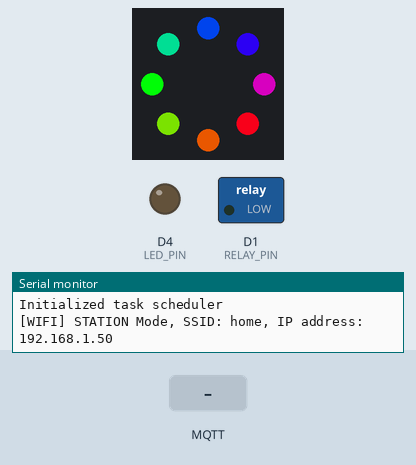
The sketch below on a simulated ESP8266 (NodeMCU). Shown: 8 RGB LEDs in a ring, first at the top, clockwise, switched loads named in the sketch (green lamp = pin HIGH), output pins drawn as LEDs (lit = HIGH), the last lines printed to the serial monitor. Dashed ring = blinking. The test bench sets the inputs (shaded band). WiFi joins after 1.5 s; servers stay silent unless stated; network time is answered at once with the bench clock; the local clock reads 2024-03-15 10:24:30 at power-on unless the sketch sets it; no MQTT or app messages arrive unless stated.

Above: at 1.9 s.
At 3.4 s:
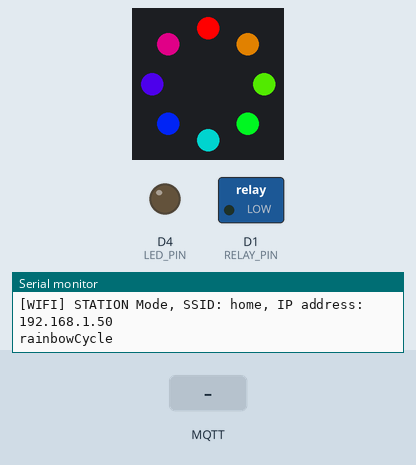
9.6 s: MQTT message "v1" arrives on the first subscribed topic
At 10.7 s:
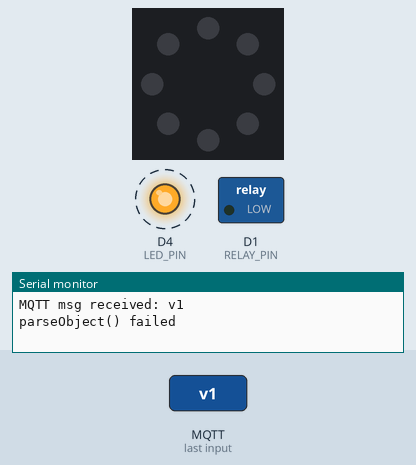
11.3 s: MQTT message "porta-open" arrives on the first subscribed topic
12.8 s: MQTT message "true" arrives on the first subscribed topic
Timing chart, 0 to 20.3 s (numbered marks = the images above; inputs shaded):
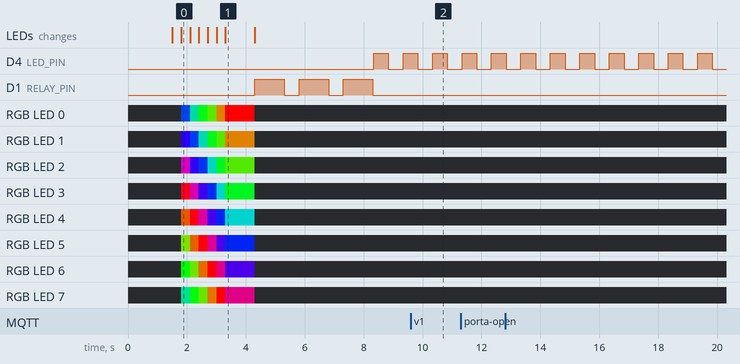

Measured:
- by itself, D4 (LED_PIN): alternates HIGH for 0.50 s and LOW for 0.50 s
- what the display in image 1 shows lasts 1.0 s, from 3.3 s to 4.3 s

The sketch:

iot.ino
```cpp
// (licence header left out)
//If you use double quotes for your #include rather than angle brackets it will look locally

//TaskScheduler defintions
//#define _TASK_SLEEP_ON_IDLE_RUN // Enable 1 ms SLEEP_IDLE powerdowns between tasks if no callback methods were invoked during the pass
//#define _TASK_STATUS_REQUEST  // Compile with support for StatusRequest functionality - triggering tasks on status change events in addition to time only
#define _TASK_TIMECRITICAL // Support for layered scheduling priority

//global includes
#include "config.h"
#include <WiFiManager.h> //https://github.com/tzapu/WiFiManager

#ifdef USE_ESP32
  //#include <WiFi.h>
#endif
#ifdef USE_ESP8266
  //#include <ESP8266WiFi.h>
#endif

#include <TaskScheduler.h>

//local includes
#include "mqtt_com.h"
#include "web_time.h"

int ledVal = 0; // variable to store the read value

// Prototypes
void wifiSetup();

// Callback methods prototypes
void ledCallback();
void initCallback();

//Tasks runner
Scheduler runner;

//Tasks
//Task( unsigned long aInterval, long aIterations, TaskCallback aCallback, Scheduler* aScheduler, bool aEnable, TaskOnEnable aOnEnable, TaskOnDisable aOnDisable )
Task taskLed       (  500, TASK_FOREVER, &ledCallback              , &runner, true);
Task taskMQTTRec   (  100, TASK_FOREVER, &mqttcom_handleClient     , &runner, false); //fast receive
Task taskWebTime   ( 1000, TASK_ONCE   , &webtime_handle           , &runner, false); //NTP web time

//~~~~~~~~~~~~~~~~~~~~~~~~~~~~~~~~~~~~~~~~~~~~~~~~~~~~~~~~~~~~~~~~~~~~~~~~~~~
void setup() {
  pinMode(LED_PIN, OUTPUT); //set LED_PIN as output

  //init serial communication
  USESERIAL.begin(SERIALSPEED);
  USESERIAL.println("booting");

  runner.startNow(); // set point-in-time for scheduling start
  USESERIAL.println("Initialized task scheduler");

  //init wifi
  wifiSetup();

  //MQTT Mosquitto Setup
  mqttcom_setup();

  webtime_setup();

  taskMQTTRec.enable();
  taskWebTime.enable();
  USESERIAL.println("all tasks initialized successfully");
}
//~~~~~~~~~~~~~~~~~~~~~~~~~~~~~~~~~~~~~~~~~~~~~~~~~~~~~~~~~~~~~~~~~~~~~~~~~~~
void loop() {
  runner.execute(); //run tasks
  mqttcom_handleClient(); //debug
}
//~~~~~~~~~~~~~~~~~~~~~~~~~~~~~~~~~~~~~~~~~~~~~~~~~~~~~~~~~~~~~~~~~~~~~~~~~~~
void ledCallback() {
  ledVal = digitalRead(LED_PIN); //LED_OFF / LED_ON
  digitalWrite(LED_PIN, !ledVal); //builtin LED ON (inverse logic sign for PIN 2)
}
//~~~~~~~~~~~~~~~~~~~~~~~~~~~~~~~~~~~~~~~~~~~~~~~~~~~~~~~~~~~~~~~~~~~~~~~~~~~
// Wifi
//~~~~~~~~~~~~~~~~~~~~~~~~~~~~~~~~~~~~~~~~~~~~~~~~~~~~~~~~~~~~~~~~~~~~~~~~~~~
void wifiSetup() {
  //WiFiManager
  //Local intialization. Once its business is done, there is no need to keep it around
  WiFiManager wifiManager;
  //reset saved settings
  //wifiManager.resetSettings();

  //Connect
  wifiManager.autoConnect(MY_HOSTNAME);

  //Connected!
  Serial.printf("[WIFI] STATION Mode, SSID: %s, IP address: %s\n", WiFi.SSID().c_str(), WiFi.localIP().toString().c_str());
}
//~~~~~~~~~~~~~~~~~~~~~~~~~~~~~~~~~~~~~~~~~~~~~~~~~~~~~~~~~~~~~~~~~~~~~~~~~~~
```

mqtt_com.h
```cpp
#include <config.h>
#include <Time.h>
#include <TimeLib.h>
#include <ArduinoJson.h>
#include <PubSubClient.h> // Import the PubSubClient Library

#ifdef USE_ESP32
  #include <WiFi.h>
  #include <ESPmDNS.h>
#endif
#ifdef USE_ESP8266
  #include <ESP8266WiFi.h>
  #include <ESP8266mDNS.h>
#endif

typedef void (*mqttclient_datacallback) (String topic, String message);

//Prototypes
void mqttcom_setup();
void mqttcom_handleClient();

//private
void mqttclient_setup();
void mqttclient_handle();
void mqttclient_setCallback(mqttclient_datacallback cb);
void initMQTT();
void mqttcom_callback(String topic, String msg);

//~~~~~~~~~~~~~~~~~~~~~~~~~~~~~~~~~~~~~~~~~~~~~~~~~~~~~~~~~~~~~~~~~~~~~~~~~~~
void mqttcom_setup() {
    initMQTT();
    sensors_Setup();
}
//~~~~~~~~~~~~~~~~~~~~~~~~~~~~~~~~~~~~~~~~~~~~~~~~~~~~~~~~~~~~~~~~~~~~~~~~~~~
void initMQTT() {
  mqttclient_setup();
  mqttclient_setCallback(mqttcom_callback);
}
//~~~~~~~~~~~~~~~~~~~~~~~~~~~~~~~~~~~~~~~~~~~~~~~~~~~~~~~~~~~~~~~~~~~~~~~~~~~
void mqttcom_callback(String topic, String msg) {
    USESERIAL.print("MQTT topic received: ");
    USESERIAL.println(topic);

    //if(strcmp(topic, SUBSCRIBE_COMMANDS) == 0) {
    if (topic == SUBSCRIBE_COMMANDS) {
        USESERIAL.print("MQTT msg received: ");
        USESERIAL.println(msg);

        // -----------------------------------------------
        // JSON message
        // -----------------------------------------------
        StaticJsonBuffer<200> jsonBuffer; // Memory pool for JSON object tree.
        JsonObject& jsonRoot = jsonBuffer.parseObject(msg);

        // Test if parsing succeeds.
        if (!jsonRoot.success()) {
          USESERIAL.println("parseObject() failed");
          return;
        }

        // Fetch values.
        //
        // Most of the time, you can rely on the implicit casts.
        // In other case, you can do root["time"].as<long>();
        const char* appMsgCmd = jsonRoot["cmd"];
        const char* appMsgValue = jsonRoot["value"];

        // message command format:
        // {"cmd": "", "value": ""}
        // -----------------------------------------------
        bool varBool = false;

        if (String(appMsgCmd) == "porta-open") {
          varBool = ( String(appMsgValue) == "true" );
          relay_Power(varBool);
        } else if (String(appMsgCmd) == "leds-on") {
          varBool = ( String(appMsgValue) == "true" );
          ledRing_Power(varBool);
        }
    }
}
//~~~~~~~~~~~~~~~~~~~~~~~~~~~~~~~~~~~~~~~~~~~~~~~~~~~~~~~~~~~~~~~~~~~~~~~~~~~
// main program
void mqttcom_handleClient() {
  mqttclient_handle();
}
//~~~~~~~~~~~~~~~~~~~~~~~~~~~~~~~~~~~~~~~~~~~~~~~~~~~~~~~~~~~~~~~~~~~~~~~~~~~


WiFiClient espClient; // Creates the espClient object
PubSubClient MQTT(espClient); // Instantiate the MQTT Client by passing the espClient object
mqttclient_datacallback returnCb;

//~~~~~~~~~~~~~~~~~~~~~~~~~~~~~~~~~~~~~~~~~~~~~~~~~~~~~~~~~~~~~~~~~~~~~~~~~~~
void mqttclient_setCallback(mqttclient_datacallback cb) {
  returnCb = cb;
}
//~~~~~~~~~~~~~~~~~~~~~~~~~~~~~~~~~~~~~~~~~~~~~~~~~~~~~~~~~~~~~~~~~~~~~~~~~~~
void data_callback(char* topic, byte* payload, unsigned int length) {
  String msg;
  String strTopic = String((char*)topic);

  USESERIAL.print("MQTT topic received: ");
  USESERIAL.println(strTopic);

  if(strTopic == SUBSCRIBE_COMMANDS) {
      //get the payload string received
      for(int i = 0; i < length; i++) {
         char c = (char)payload[i];
         msg += c;
      }

      returnCb(strTopic, msg);
  }
}
//~~~~~~~~~~~~~~~~~~~~~~~~~~~~~~~~~~~~~~~~~~~~~~~~~~~~~~~~~~~~~~~~~~~~~~~~~~~
void mqttclient_setup() {
  MQTT.setServer(BROKER_MQTT, BROKER_PORT); //informs which broker and port should be connected
  MQTT.setCallback(data_callback);    //assigns callback function (called function when any information of one of the subscript topics arrives)
}
//~~~~~~~~~~~~~~~~~~~~~~~~~~~~~~~~~~~~~~~~~~~~~~~~~~~~~~~~~~~~~~~~~~~~~~~~~~~
void reconnectMQTT() {
  while (!MQTT.connected()) {
    USESERIAL.print("* Attempting to connect to the MQTT Broker: ");
    USESERIAL.println(BROKER_MQTT);

    if (MQTT.connect(ID_MQTT, BROKER_USER, BROKER_PWD)) {
        USESERIAL.println("Successfully connected to MQTT broker!");
        MQTT.subscribe(SUBSCRIBE_COMMANDS);
    } else {
        USESERIAL.println("Failed to reconnect to broker.");
        USESERIAL.println("There will be a new connection attempt in 2s");
        delay(2000);
    }
  }
}
//~~~~~~~~~~~~~~~~~~~~~~~~~~~~~~~~~~~~~~~~~~~~~~~~~~~~~~~~~~~~~~~~~~~~~~~~~~~
void CheckConnMQTT(void) {
  if (!MQTT.connected())
    reconnectMQTT(); //if there is no connection to the Broker, the connection is redone
}
//~~~~~~~~~~~~~~~~~~~~~~~~~~~~~~~~~~~~~~~~~~~~~~~~~~~~~~~~~~~~~~~~~~~~~~~~~~~
//~~~~~~~~~~~~~~~~~~~~~~~~~~~~~~~~~~~~~~~~~~~~~~~~~~~~~~~~~~~~~~~~~~~~~~~~~~~
// main program
void mqttclient_handle() {
  //ensures WiFi connections and MQTT broker operation
  CheckConnMQTT();

  //keep-alive da comunicação com broker MQTT
  MQTT.loop();
}
//~~~~~~~~~~~~~~~~~~~~~~~~~~~~~~~~~~~~~~~~~~~~~~~~~~~~~~~~~~~~~~~~~~~~~~~~~~~
```

sensors_board.h
```cpp
#include <config.h>

// ----------------------------------------------
//mapping pinout GPIO - NodeMcu v3 / D1 Mini
#define ADC0  00 //Analog Pin 0
#define D0    16 //User / Wake // [NOTE: DON'T USE PIN 16 FOR NEOPIXELS]
#define D1    05 //~PWM //I2C - SCL
#define D2    04 //~PWM //I2C - SDA //D1 Mini - const BUILTIN_LED
#define D3    00 //~PWM //Flash
#define D4    02 //~PWM //TXD1 //NodeMcu v3 - LED_PIN
#define D5    14 //~PWM //SPI - SCK
#define D6    12 //~PWM //SPI - MISO
#define D7    13 //~PWM //SPI - MOSI //RXD2
#define D8    15 //~PWM //SPI - SS   //TXD2
#define D9    03 //~PWM //RXD0
#define D10   01 //~PWM //TXD0
//NodeMcu v3
#define SD3   10 //SDD3
#define SD2   09 //SDD2

#define LED_OFF HIGH
#define LED_ON  LOW

#define RELAY_OFF LOW
#define RELAY_ON  HIGH

//LED_PIN = (D4) - NodeMcu v3 / (D2) - D1 Mini (const BUILTIN_LED)
#ifdef BOARD_NODEMCU
  #define LED_PIN      D4

  #define RELAY_PIN    D1
  #define LED_RING_PIN D2
#endif
#ifdef BOARD_D1_MINI
  #define LED_PIN      D2

  #define RELAY_PIN    D1
  #define LED_RING_PIN D3
#endif

#define RELAY_PIN    D1
#define LED_RING_PIN D2
// ----------------------------------------------

#define LED_RING_NUM_LEDS   8


#include <Adafruit_NeoPixel.h>

// Parameter 1 = number of pixels in strip
// Parameter 2 = pin number (most are valid)
// Parameter 3 = pixel type flags, add together as needed:
//   NEO_KHZ800  800 KHz bitstream (most NeoPixel products w/WS2812 LEDs)
//   NEO_KHZ400  400 KHz (classic 'v1' (not v2) FLORA pixels, WS2811 drivers)
//   NEO_GRB     Pixels are wired for GRB bitstream (most NeoPixel products)
//   NEO_RGB     Pixels are wired for RGB bitstream (v1 FLORA pixels, not v2)
//   NEO_GRBW
//   NEO_RGBW
// Adafruit_NeoPixel strip = Adafruit_NeoPixel(LED_RING_NUM_LEDS, LED_RING_PIN, NEO_GRBW + NEO_KHZ800);
Adafruit_NeoPixel strip = Adafruit_NeoPixel(LED_RING_NUM_LEDS, LED_RING_PIN, NEO_GRB + NEO_KHZ800);

//prototypes
void sensors_Setup();
void relay_Power(bool onOff);
void ledRing_Power(bool onOff);

//private
void relay_setup();
void ledstrip_setup();

//~~~~~~~~~~~~~~~~~~~~~~~~~~~~~~~~~~~~~~~~~~~~~~~~~~~~~~~~~~~~~~~~~~~~~~~~~~~
void sensors_Setup() {
  pinMode(RELAY_PIN, OUTPUT); //set RELAY_PIN as output
  digitalWrite(RELAY_PIN, RELAY_OFF);

  //pinMode(LED_RING_PIN, OUTPUT);
  //digitalWrite(LED_RING_PIN, RELAY_OFF);

  ledstrip_setup();
  relay_setup();
}
//~~~~~~~~~~~~~~~~~~~~~~~~~~~~~~~~~~~~~~~~~~~~~~~~~~~~~~~~~~~~~~~~~~~~~~~~~~~
void relay_Power(bool onOff) {
/*  if (onOff == true) {
    //USESERIAL.println("RELAY_ON");
    digitalWrite(RELAY_PIN, RELAY_ON);
  } else {
    //USESERIAL.println("RELAY_OFF");
    digitalWrite(RELAY_PIN, RELAY_OFF);
  } */

  digitalWrite(RELAY_PIN, RELAY_ON);
  delay(1000); //wait 1s for power off
  digitalWrite(RELAY_PIN, RELAY_OFF);
}
//~~~~~~~~~~~~~~~~~~~~~~~~~~~~~~~~~~~~~~~~~~~~~~~~~~~~~~~~~~~~~~~~~~~~~~~~~~~


//~~~~~~~~~~~~~~~~~~~~~~~~~~~~~~~~~~~~~~~~~~~~~~~~~~~~~~~~~~~~~~~~~~~~~~~~~~~
void relay_setup() {
  //flash relay
  relay_Power(true);
  delay(500);
  relay_Power(true);
  delay(500);
  relay_Power(true);
}
//~~~~~~~~~~~~~~~~~~~~~~~~~~~~~~~~~~~~~~~~~~~~~~~~~~~~~~~~~~~~~~~~~~~~~~~~~~~


//private
void showStrip();
void setPixel(int Pixel, byte red, byte green, byte blue);
void setAll(byte red, byte green, byte blue);

#ifdef __AVR__
  #include <avr/power.h>
#endif

//~~~~~~~~~~~~~~~~~~~~~~~~~~~~~~~~~~~~~~~~~~~~~~~~~~~~~~~~~~~~~~~~~~~~~~~~~~~
// Helper function for rainbows
// Input a value 0 to 255 to get a color value.
// The colours are a transition r - g - b - back to r.
uint32_t Wheel(byte WheelPos) {
  WheelPos = 255 - WheelPos;
  if(WheelPos < 85) {
    return strip.Color(255 - WheelPos * 3, 0, WheelPos * 3);
  }
  if(WheelPos < 170) {
    WheelPos -= 85;
    return strip.Color(0, WheelPos * 3, 255 - WheelPos * 3);
  }
  WheelPos -= 170;
  return strip.Color(WheelPos * 3, 255 - WheelPos * 3, 0);
}
//~~~~~~~~~~~~~~~~~~~~~~~~~~~~~~~~~~~~~~~~~~~~~~~~~~~~~~~~~~~~~~~~~~~~~~~~~~~
void rainbowCycle(uint8_t wait) {
  uint16_t i, j;

  for(j=0; j<256*5; j++) { // 5 cycles of all colors on wheel
    for(i=0; i< strip.numPixels(); i++) {
      strip.setPixelColor(i, Wheel(((i * 256 / strip.numPixels()) + j) & 255));
    }
    strip.show();
    delay(wait);
  }
}
//~~~~~~~~~~~~~~~~~~~~~~~~~~~~~~~~~~~~~~~~~~~~~~~~~~~~~~~~~~~~~~~~~~~~~~~~~~~
void ledstrip_setup() {
  // This is for Trinket 5V 16MHz, you can remove these three lines if you are not using a Trinket
  #if defined (__AVR_ATtiny85__)
    if (F_CPU == 16000000) clock_prescale_set(clock_div_1);
  #endif
  // End of trinket special code

  //strip.setBrightness(BRIGHTNESS); //setBrightness() was intended to be called once, in setup()
  strip.begin();
  strip.show(); // Initialize all pixels to 'off'
  setAll(0, 0, 0); //fix all to empty
  delay(100);
  rainbowCycle(1);//Flash rainbows at the begining
  USESERIAL.println("rainbowCycle");
  delay(1000);
  setAll(0, 0, 0); //fix all to empty
}
//~~~~~~~~~~~~~~~~~~~~~~~~~~~~~~~~~~~~~~~~~~~~~~~~~~~~~~~~~~~~~~~~~~~~~~~~~~~
void showStrip() {
 #ifdef ADAFRUIT_NEOPIXEL_H
   // NeoPixel
   strip.show();
 #endif
 #ifndef ADAFRUIT_NEOPIXEL_H
   // FastLED
   FastLED.show();
 #endif
}
//~~~~~~~~~~~~~~~~~~~~~~~~~~~~~~~~~~~~~~~~~~~~~~~~~~~~~~~~~~~~~~~~~~~~~~~~~~~
void setPixel(int Pixel, byte red, byte green, byte blue) {
 #ifdef ADAFRUIT_NEOPIXEL_H
   // NeoPixel
   strip.setPixelColor(Pixel, strip.Color(red, green, blue));
 #endif
 #ifndef ADAFRUIT_NEOPIXEL_H
   // FastLED
   leds[Pixel].r = red;
   leds[Pixel].g = green;
   leds[Pixel].b = blue;
   //leds[Pixel].w = white;
 #endif
}
//~~~~~~~~~~~~~~~~~~~~~~~~~~~~~~~~~~~~~~~~~~~~~~~~~~~~~~~~~~~~~~~~~~~~~~~~~~~
void setAll(byte red, byte green, byte blue) {
  for(int i = 0; i < LED_RING_NUM_LEDS; i++ ) {
    setPixel(i, red, green, blue);
  }
  showStrip();
}
//~~~~~~~~~~~~~~~~~~~~~~~~~~~~~~~~~~~~~~~~~~~~~~~~~~~~~~~~~~~~~~~~~~~~~~~~~~~
void ledRing_Power(bool onOff) {
/*  if (onOff) {
    USESERIAL.println("ligando luz branca");
    setAll(0, 0, 0); //clear all
  } else {
    USESERIAL.println("desligando tudo");
    setAll(0, 0, 0);
  } */
  setAll(0, 0, 0); //fix all to empty
  delay(100);
  rainbowCycle(1);//Flash rainbows at the begining
  delay(1000);
  setAll(0, 0, 0); //fix all to empty
}
//~~~~~~~~~~~~~~~~~~~~~~~~~~~~~~~~~~~~~~~~~~~~~~~~~~~~~~~~~~~~~~~~~~~~~~~~~~~
```

web_time.h
```cpp
//If you use double quotes for your #include rather than angle brackets it will look locally
#include <config.h>
#include <WiFiUdp.h>
#include <NTPClient.h>

//prototypes
void webtime_setup();
void webtime_handle();
void webtime_forceUpdate();

//~~~~~~~~~~~~~~~~~~~~~~~~~~~~~~~~~~~~~~~~~~~~~~~~~~~~~~~~~~~~~~~~~~~~~~~~~~~
WiFiUDP ntpUDP;

//int16_t utc = myUTC; //UTC -3:00 Brazil
uint32_t currentMillis = 0;
uint32_t previousMillis = 0;

NTPClient timeClient(ntpUDP, "a.st1.ntp.br", myUTC*3600, 60000);
//~~~~~~~~~~~~~~~~~~~~~~~~~~~~~~~~~~~~~~~~~~~~~~~~~~~~~~~~~~~~~~~~~~~~~~~~~~~
void webtime_setup() {
  timeClient.begin();
  timeClient.update();

  setTime(timeClient.getEpochTime()); //set system time
}
//~~~~~~~~~~~~~~~~~~~~~~~~~~~~~~~~~~~~~~~~~~~~~~~~~~~~~~~~~~~~~~~~~~~~~~~~~~~
void webtime_forceUpdate() {
    timeClient.forceUpdate();
}
//~~~~~~~~~~~~~~~~~~~~~~~~~~~~~~~~~~~~~~~~~~~~~~~~~~~~~~~~~~~~~~~~~~~~~~~~~~~
void checkOST(void) {
    currentMillis = millis(); //current time in ms
    //logic of time verification
    if (currentMillis - previousMillis > 1000) {
        previousMillis = currentMillis;    //current time
        USESERIAL.printf("Time Epoch: %d: ", timeClient.getEpochTime());
        USESERIAL.println(timeClient.getFormattedTime());

        setTime(timeClient.getEpochTime()); //set system time
    }
}
//~~~~~~~~~~~~~~~~~~~~~~~~~~~~~~~~~~~~~~~~~~~~~~~~~~~~~~~~~~~~~~~~~~~~~~~~~~~
void webtime_handle() {
    //call time verification
    checkOST();
}
//~~~~~~~~~~~~~~~~~~~~~~~~~~~~~~~~~~~~~~~~~~~~~~~~~~~~~~~~~~~~~~~~~~~~~~~~~~~
```

config.h
```cpp
#define BOARD_NODEMCU
//#define BOARD_D1_MINI

//#define USE_ESP32 //to use ESP32   - instead of ESP8266
#define USE_ESP8266 //to use ESP8266 - instead of ESP32

#define USESERIAL Serial //Serial1
#define SERIALSPEED 74880  //74880 //for me, it´s better speed; you can change this to 115200

#include "sensors_board.h"

//UTC
const int16_t myUTC = -2; //timezone UTC -2:00 Brazil

//wifi configuration
//const char* ssid     = "ssid_to_connect"
//const char* password = "ssid_password"

//hostname
#define MY_HOSTNAME "vfcpwaiot"

//------------------
//mqtt configuration
//------------------
//mqtt client
const char* BROKER_MQTT = "iot.eclipse.org";
const int   BROKER_PORT = 1883;
const char* BROKER_USER = "";
const char* BROKER_PWD  = "";

//define mqtt id and topics for publishing and subscribe
#define SUBSCRIBE_COMMANDS "Vfc/Accellog/Lab/Developer/PWAIoT/Test01/Commands"  //listening MQTT topic
#define PUBLISH_DASHBOARD  "Vfc/Accellog/Lab/Developer/PWAIoT/Test01/Dashboar" //topic MQTT to send information to Broker

                                                       //IMPORTANT: We strongly recommend changing the names
                                                       //           these topics. Otherwise, there are large
                                                       //           chances of you controlling and monitoring NodeMCU
                                                       //           of another person.

#define ID_MQTT  "VfcEspPwaIoT"   //id mqtt (for session identification)
                                  //IMPORTANT: This must be unique in the broker (in other words,
                                  //           if an MQTT client attempts to enter the same
                                  //           id of another already connected to the broker, the broker
                                  //           will close the connection of one of them).
```
